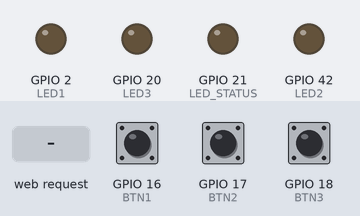
The program below on a simulated ESP32-S3. Parts: output pins drawn as LEDs (lit = HIGH). Dashed ring = blinking. The inputs (shaded band) are chosen by the test bench; at power-on: GPIO 16 (BTN1) HIGH, GPIO 17 (BTN2) HIGH, GPIO 18 (BTN3) HIGH. Storage starts empty; random numbers use the default seed unless the program sets one; what the program prints to the serial monitor is not drawn.

Above: at 1.2 s.
1.3 s: HTTP request GET /toggle received
At 1.9 s:
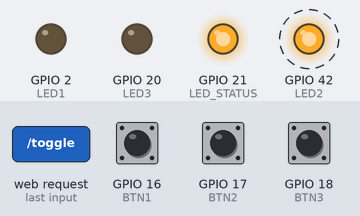
4.3 s: HTTP request GET /toggle?value=1 received
At 5.4 s:
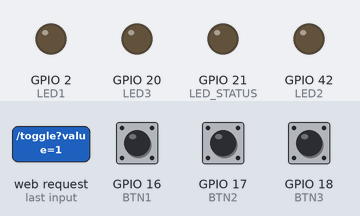
5.8 s: HTTP request GET /toggle?value=0 received
At 6.5 s:
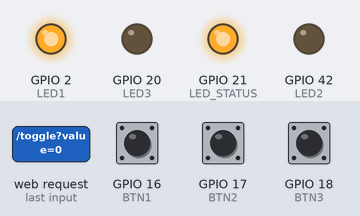
8.8 s: HTTP request GET /toggle?value=120 received
At 10.0 s:
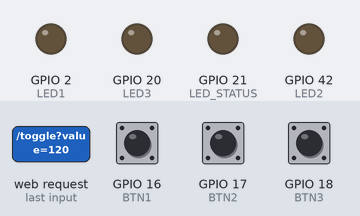
Timing chart, 0 to 11.3 s (numbered marks = the images above; inputs shaded):
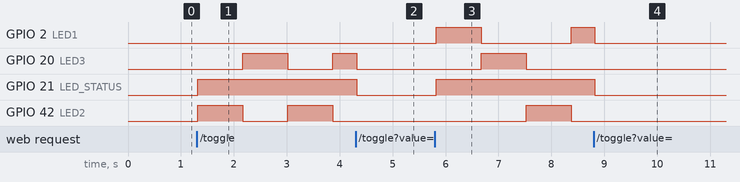

Measured:
- after the input at 1.3 s, GPIO 20 (LED3): LOW → HIGH after 0.87 s, → LOW 0.85 s later, → HIGH 0.85 s later; GPIO 21 (LED_STATUS): LOW → HIGH at once; GPIO 42 (LED2): alternates HIGH for 0.85 s and LOW for 0.85 s, starting at once
- after the input at 4.3 s, GPIO 21 (LED_STATUS): HIGH → LOW at once
- after the input at 5.8 s, GPIO 2 (LED1): LOW → HIGH at once, → LOW 0.85 s later, → HIGH 1.7 s later; GPIO 20 (LED3): LOW → HIGH after 0.87 s, → LOW 0.85 s later; GPIO 21 (LED_STATUS): LOW → HIGH at once; GPIO 42 (LED2): LOW → HIGH after 1.7 s, → LOW 0.85 s later
- after the input at 8.8 s, GPIO 21 (LED_STATUS): HIGH → LOW at once

The program:

main.cpp
```cpp
#include <Arduino.h>
#include <WiFi.h>
#include <AsyncTCP.h>
#include <ESPAsyncWebServer.h>
#include <SPIFFS.h>
#include "freertos/FreeRTOS.h"
#include "freertos/task.h"
#include "freertos/queue.h"
#include "freertos/semphr.h"


// Configuración de red WiFi
const char* ssid = "ESP32_Game";
const char* password = "12345678";


#define LED1 2
#define LED2 42
#define LED3 20
#define LED_STATUS 21
#define BTN1 16
#define BTN2 17
#define BTN3 18


// Variables del juego
volatile int puntuacion = 0;
volatile int tiempoJuego = 30;
volatile int ledActivo = -1;
volatile bool juegoActivo = false;
volatile int dificultad = 1;


// Variables FreeRTOS
QueueHandle_t botonQueue;
SemaphoreHandle_t juegoMutex;
TaskHandle_t tareaJuegoHandle = NULL;


// Servidor web
AsyncWebServer server(80);
AsyncEventSource events("/events");


typedef struct {
   uint8_t boton;
   uint32_t tiempo;
} EventoBoton;


// Prototipos
void TareaServidorWeb(void *pvParameters);
void TareaJuego(void *pvParameters);
void TareaLecturaBotones(void *pvParameters);
void TareaTiempo(void *pvParameters);
void iniciarJuego();
void detenerJuego();
void desactivarTodosLEDs();
String obtenerEstadoJuego();
void enviarActualizacionWeb();


void IRAM_ATTR ISR_Boton(void *arg) {
   uint8_t numeroPulsador = (uint32_t)arg;
   EventoBoton evento;
   evento.boton = numeroPulsador;
   evento.tiempo = xTaskGetTickCountFromISR();
   xQueueSendFromISR(botonQueue, &evento, NULL);
}


const char index_html[] PROGMEM = R"rawliteral(
<!DOCTYPE HTML>
<html>
<head>
<title>ESP32 Game - Atrapa el LED</title>
<meta name="viewport" content="width=device-width, initial-scale=1">
<style>
body { font-family: Arial; text-align: center; margin:0px auto; padding: 20px; }
.container { display: flex; flex-direction: column; width: 100%; max-width: 500px; margin: 0 auto; }
.card { background-color: #F8F7F9; box-shadow: 2px 2px 12px 1px rgba(140,140,140,.5); padding: 20px; margin: 10px 0; border-radius: 5px; }
.button { padding: 15px 50px; font-size: 24px; text-align: center; outline: none; color: #fff; background-color: #0f8b8d; border: none; border-radius: 5px; cursor: pointer; }
.difficulty { margin: 20px 0; }
.progress-container { width: 100%; background-color: #ddd; border-radius: 5px; margin: 10px 0; }
.progress-bar { height: 30px; background-color: #04AA6D; border-radius: 5px; width: 100%; text-align: center; line-height: 30px; color: white; }
.led-container { display: flex; justify-content: space-around; margin: 20px 0; }
.led { width: 50px; height: 50px; border-radius: 50%; background-color: #333; opacity: 0.3; }
#led1 { background-color: #ff0000; }
#led2 { background-color: #00ff00; }
#led3 { background-color: #0000ff; }
</style>
</head>
<body>
<div class="container">
<h2>ESP32 Game - Atrapa el LED</h2>
<div class="card">
<h3>Panel de Control</h3>
<p>Puntuación: <span id="score">0</span></p>
<p>Tiempo: <span id="time">30</span> segundos</p>
<div class="progress-container"><div id="progress" class="progress-bar" style="width:100%">30s</div></div>
<div class="difficulty">
<label for="difficultyRange">Dificultad: <span id="diffValue">1</span></label>
<input type="range" min="1" max="5" value="1" class="slider" id="difficultyRange">
</div>
<button id="startBtn" class="button">Iniciar Juego</button>
</div>
<div class="card">
<div class="led-container">
<div class="led" id="led1"></div>
<div class="led" id="led2"></div>
<div class="led" id="led3"></div>
</div>
<p id="gameStatus">Juego detenido</p>
</div>
</div>
<script>
var source = new EventSource('/events');
source.addEventListener('update', function(e) {
   var data = JSON.parse(e.data);
   document.getElementById('score').innerHTML = data.score;
   document.getElementById('time').innerHTML = data.time;
   document.getElementById('progress').style.width = (data.time/30*100) + '%';
   document.getElementById('progress').innerHTML = data.time + 's';
   document.getElementById('gameStatus').innerHTML = data.active ? "Juego en curso" : "Juego detenido";
   document.getElementById('led1').style.opacity = (data.led === 0) ? "1.0" : "0.3";
   document.getElementById('led2').style.opacity = (data.led === 1) ? "1.0" : "0.3";
   document.getElementById('led3').style.opacity = (data.led === 2) ? "1.0" : "0.3";
   document.getElementById('startBtn').innerHTML = data.active ? "Detener Juego" : "Iniciar Juego";
}, false);


document.getElementById('startBtn').onclick = function() { fetch('/toggle'); };
document.getElementById('difficultyRange').onchange = function() { fetch('/difficulty?value=' + this.value); };
</script>
</body>
</html>
)rawliteral";


void setup() {
   Serial.begin(115200);
   if(!SPIFFS.begin(true)) { Serial.println("Error SPIFFS"); return; }


   pinMode(LED1, OUTPUT); pinMode(LED2, OUTPUT); pinMode(LED3, OUTPUT); pinMode(LED_STATUS, OUTPUT);
   pinMode(BTN1, INPUT_PULLUP); pinMode(BTN2, INPUT_PULLUP); pinMode(BTN3, INPUT_PULLUP);


   desactivarTodosLEDs();
   digitalWrite(LED_STATUS, LOW);


   botonQueue = xQueueCreate(10, sizeof(EventoBoton));
   juegoMutex = xSemaphoreCreateMutex();


   attachInterruptArg(BTN1, ISR_Boton, (void*)BTN1, FALLING);
   attachInterruptArg(BTN2, ISR_Boton, (void*)BTN2, FALLING);
   attachInterruptArg(BTN3, ISR_Boton, (void*)BTN3, FALLING);


   WiFi.softAP(ssid, password);
   Serial.println(WiFi.softAPIP());


   server.on("/", HTTP_GET, [](AsyncWebServerRequest *request){ request->send_P(200, "text/html", index_html); });
   server.on("/toggle", HTTP_GET, [](AsyncWebServerRequest *request){ if (juegoActivo) detenerJuego(); else iniciarJuego(); request->send(200, "text/plain", "OK"); });
   server.on("/difficulty", HTTP_GET, [](AsyncWebServerRequest *request){
       if (request->hasParam("value")) {
           int valor = request->getParam("value")->value().toInt();
           if (xSemaphoreTake(juegoMutex, portMAX_DELAY) == pdTRUE) { dificultad = valor; xSemaphoreGive(juegoMutex); }
       }
       request->send(200, "text/plain", "OK");
   });


   server.addHandler(&events);
   server.begin();


   xTaskCreate(TareaServidorWeb, "WebServerTask", 4096, NULL, 1, NULL);
   xTaskCreate(TareaLecturaBotones, "BotonesTask", 2048, NULL, 2, NULL);
   xTaskCreate(TareaTiempo, "TiempoTask", 2048, NULL, 1, NULL);
}


void loop() { vTaskDelay(portMAX_DELAY); }


void TareaServidorWeb(void *pvParameters) {
   for (;;) { enviarActualizacionWeb(); vTaskDelay(pdMS_TO_TICKS(200)); }
}


void TareaJuego(void *pvParameters) {
   int ultimoLed = -1;
   for (;;) {
       if (xSemaphoreTake(juegoMutex, portMAX_DELAY) == pdTRUE) {
           if (juegoActivo) {
               int nuevoLed;
               do { nuevoLed = random(0, 3); } while (nuevoLed == ultimoLed);
               ledActivo = nuevoLed; ultimoLed = nuevoLed;
               desactivarTodosLEDs();
               if (ledActivo == 0) digitalWrite(LED1, HIGH);
               else if (ledActivo == 1) digitalWrite(LED2, HIGH);
               else if (ledActivo == 2) digitalWrite(LED3, HIGH);
           }
           xSemaphoreGive(juegoMutex);
       }
       vTaskDelay(pdMS_TO_TICKS(1000 - (dificultad * 150)));
       if (!juegoActivo) { tareaJuegoHandle = NULL; vTaskDelete(NULL); }
   }
}


void TareaLecturaBotones(void *pvParameters) {
   EventoBoton evento; uint32_t ultimo = 0;
   for (;;) {
       if (xQueueReceive(botonQueue, &evento, portMAX_DELAY) == pdPASS) {
           if ((evento.tiempo - ultimo) >= pdMS_TO_TICKS(200)) {
               if (xSemaphoreTake(juegoMutex, portMAX_DELAY) == pdTRUE) {
                   if (juegoActivo) {
                       int p = (evento.boton == BTN1) ? 0 : (evento.boton == BTN2 ? 1 : 2);
                       if (p == ledActivo) puntuacion++; else if (puntuacion > 0) puntuacion--;
                   }
                   xSemaphoreGive(juegoMutex);
               }
               ultimo = evento.tiempo;
           }
       }
   }
}


void TareaTiempo(void *pvParameters) {
   for (;;) {
       if (xSemaphoreTake(juegoMutex, portMAX_DELAY) == pdTRUE) {
           if (juegoActivo && tiempoJuego > 0) {
               tiempoJuego--;
               if (tiempoJuego == 0) { juegoActivo = false; desactivarTodosLEDs(); digitalWrite(LED_STATUS, LOW); }
           }
           xSemaphoreGive(juegoMutex);
       }
       vTaskDelay(pdMS_TO_TICKS(1000));
   }
}


void iniciarJuego() {
   if (xSemaphoreTake(juegoMutex, portMAX_DELAY) == pdTRUE) {
       tiempoJuego = 30; puntuacion = 0; juegoActivo = true;
       digitalWrite(LED_STATUS, HIGH);
       if (tareaJuegoHandle == NULL) xTaskCreate(TareaJuego, "JuegoTask", 2048, NULL, 1, &tareaJuegoHandle);
       xSemaphoreGive(juegoMutex);
   }
}


void detenerJuego() {
   if (xSemaphoreTake(juegoMutex, portMAX_DELAY) == pdTRUE) {
       juegoActivo = false; ledActivo = -1;
       desactivarTodosLEDs(); digitalWrite(LED_STATUS, LOW);
       xSemaphoreGive(juegoMutex);
   }
}


void desactivarTodosLEDs() { digitalWrite(LED1, LOW); digitalWrite(LED2, LOW); digitalWrite(LED3, LOW); }


String obtenerEstadoJuego() {
   String e = "{";
   if (xSemaphoreTake(juegoMutex, portMAX_DELAY) == pdTRUE) {
       e += "\"score\":" + String(puntuacion) + ",\"time\":" + String(tiempoJuego) + ",\"led\":" + String(ledActivo) + ",\"active\":" + String(juegoActivo ? "true" : "false") + ",\"difficulty\":" + String(dificultad);
       xSemaphoreGive(juegoMutex);
   }
   return e + "}";
}


void enviarActualizacionWeb() { events.send(obtenerEstadoJuego().c_str(), "update", millis()); }
```
